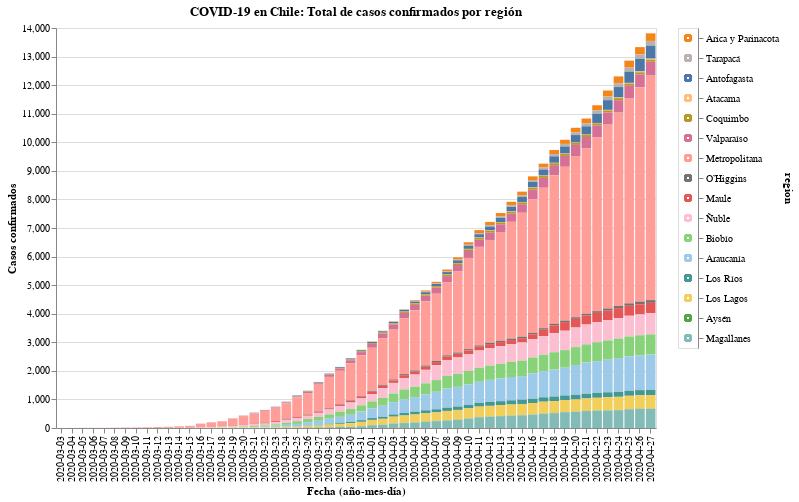

Write notebook code for a chart like this one.
### Code cell
#hide_input
input_dropdown = alt.binding_select(options=data['region'].unique())
selection1 = alt.selection_single(fields=['region'], bind=input_dropdown, name=' ')
selection2 = alt.selection_multi(fields=['region'], on='mouseover')
color = alt.condition(selection1 | selection2,
                    alt.Color('region:N', scale=alt.Scale(scheme='tableau20'), legend=None),
                    alt.value('lightgray'))

chart = alt.Chart(data).mark_bar().encode(
    x=alt.X('date:O', axis=alt.Axis(title='Fecha (año-mes-día)')),
    y=alt.Y('casos', axis=alt.Axis(title='Casos confirmados')),
    color=color,
    tooltip=['date', 'region', 'casos'],
    order=alt.Order(
    # Sort the segments of the bars by this field
    'codigo region',
    sort='descending'
    )
).properties(
    title='COVID-19 en Chile: Total de casos confirmados por región'
).add_selection(
    selection1, selection2
).transform_filter(
    selection1
)

legend = alt.Chart(data).mark_point().encode(
    y=alt.Y('region:N', axis=alt.Axis(orient='right'), sort=regiones),
    color=color
).add_selection(
    selection1, selection2
)

chart.properties(width=600, height=400) | legend

### Figure 1 — Vega-Lite specification as saved in the notebook (floating-point values rounded to 4 significant figures; data arrays with more than 128 entries replaced by an {"elided": "..."} marker saying what was removed)
{"config": {"view": {"continuousWidth": 400, "continuousHeight": 300}}, "hconcat": [{"mark": "bar", "encoding": {"color": {"condition": {"type": "nominal", "field": "region", "legend": null, "scale": {"scheme": "tableau20"}, "selection": {"or": [" ", "selector001"]}}, "value": "lightgray"}, "order": {"type": "quantitative", "field": "codigo region", "sort": "descending"}, "tooltip": [{"type": "nominal", "field": "date"}, {"type": "nominal", "field": "region"}, {"type": "quantitative", "field": "casos"}], "x": {"type": "ordinal", "axis": {"title": "Fecha (año-mes-día)"}, "field": "date"}, "y": {"type": "quantitative", "axis": {"title": "Casos confirmados"}, "field": "casos"}}, "height": 400, "selection": {" ": {"type": "single", "fields": ["region"], "bind": {"input": "select", "options": ["Arica y Parinacota", "Tarapacá", "Antofagasta", "Atacama", "Coquimbo", "Valparaíso", "Metropolitana", "O’Higgins", "Maule", "Ñuble", "Biobío", "Araucanía", "Los Ríos", "Los Lagos", "Aysén", "Magallanes"]}}, "selector001": {"type": "multi", "fields": ["region"], "on": "mouseover"}}, "title": "COVID-19 en Chile: Total de casos confirmados por región", "transform": [{"filter": {"selection": " "}}], "width": 600}, {"mark": "point", "encoding": {"color": {"condition": {"type": "nominal", "field": "region", "legend": null, "scale": {"scheme": "tableau20"}, "selection": {"or": [" ", "selector001"]}}, "value": "lightgray"}, "y": {"type": "nominal", "axis": {"orient": "right"}, "field": "region", "sort": ["Arica y Parinacota", "Tarapacá", "Antofagasta", "Atacama", "Coquimbo", "Valparaíso", "Metropolitana", "O’Higgins", "Maule", "Ñuble", "Biobío", "Araucanía", "Los Ríos", "Los Lagos", "Aysén", "Magallanes"]}}, "selection": {" ": {"type": "single", "fields": ["region"], "bind": {"input": "select", "options": ["Arica y Parinacota", "Tarapacá", "Antofagasta", "Atacama", "Coquimbo", "Valparaíso", "Metropolitana", "O’Higgins", "Maule", "Ñuble", "Biobío", "Araucanía", "Los Ríos", "Los Lagos", "Aysén", "Magallanes"]}}, "selector001": {"type": "multi", "fields": ["region"], "on": "mouseover"}}}], "data": {"name": "data-a72a3d8fef04e4e10e54baed0ee285c3"}, "$schema": "https://vega.github.io/schema/vega-lite/v4.8.1.json", "datasets": {"data-a72a3d8fef04e4e10e54baed0ee285c3": {"elided": "896 records"}}}
